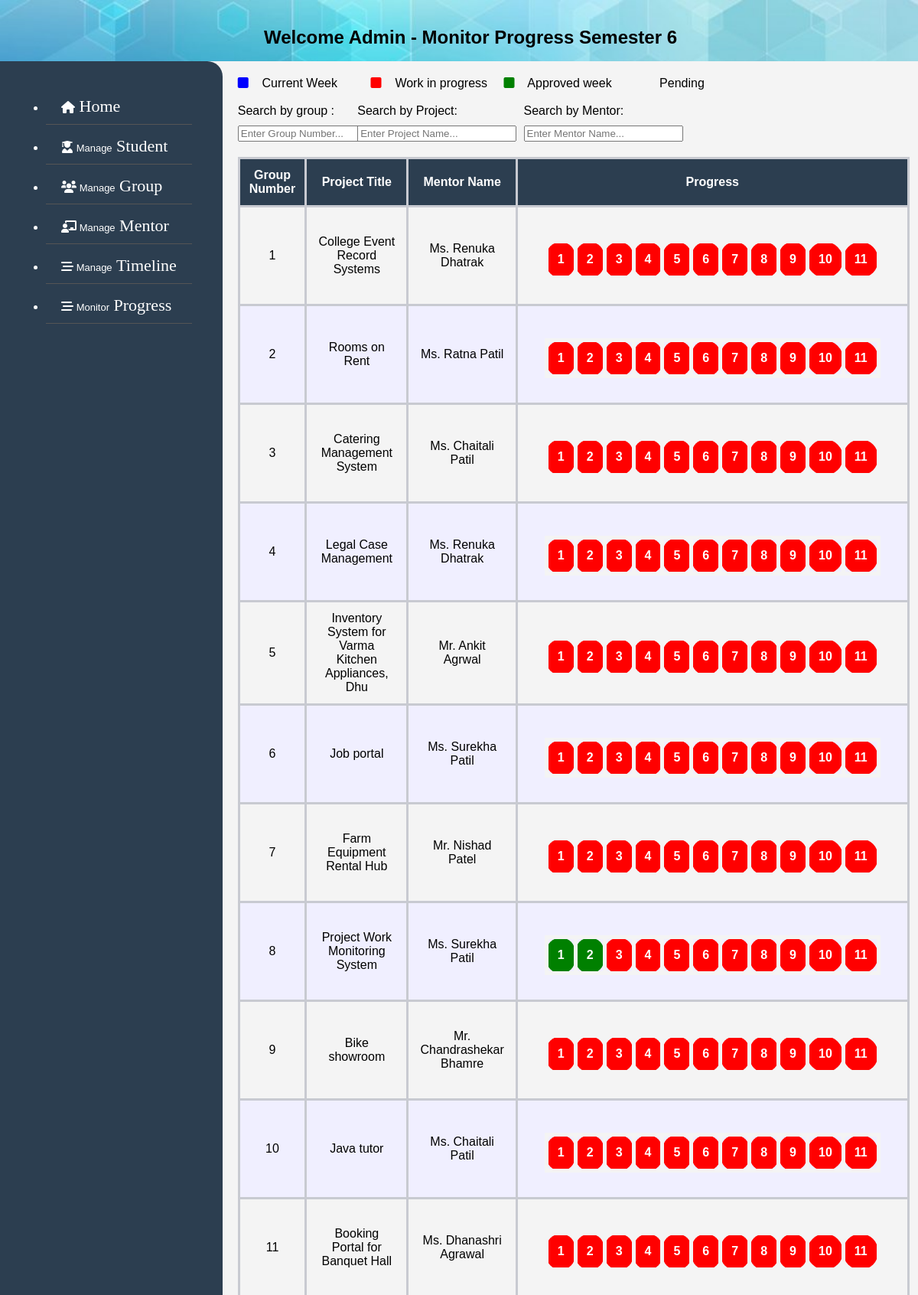
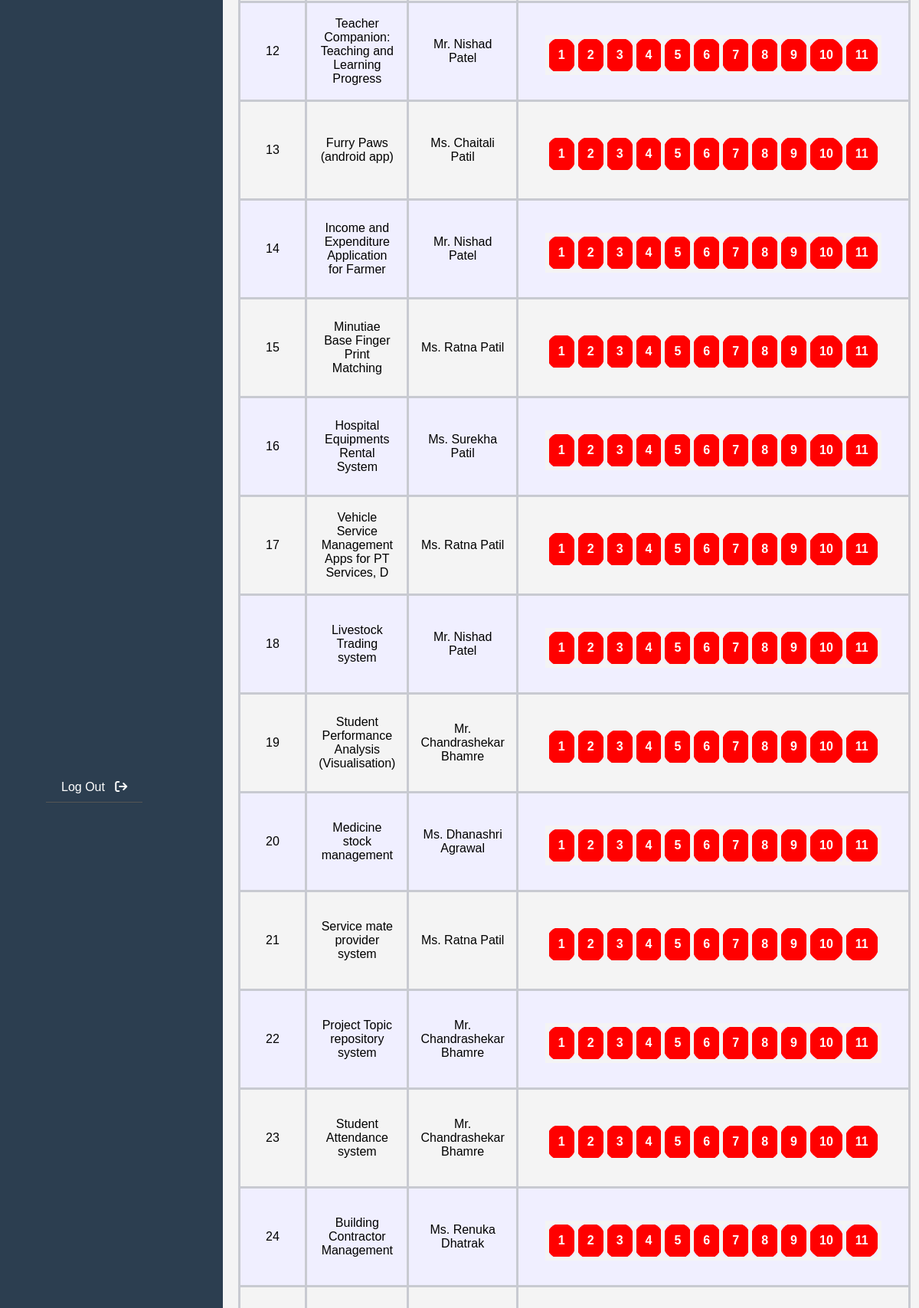
The app's page /Admin/monitorprogress6.php?year=2023 (upper part) with its own data (2 pictures, top to bottom).
### tables this page shows
CREATE TABLE `grouptable` (
  `id` int(11) NOT NULL,
  `groupno` int(4) NOT NULL,
  `mentorid` int(4) NOT NULL,
  `projecttitle` varchar(50) NOT NULL,
  `projectdetail` varchar(255) NOT NULL,
  `sponsershipname` varchar(50) NOT NULL,
  `sponsershipdetail` varchar(255) NOT NULL,
  `year` varchar(4) NOT NULL
);

CREATE TABLE `mentor` (
  `id` int(4) NOT NULL,
  `firstname` varchar(25) NOT NULL,
  `lastname` varchar(25) NOT NULL,
  `mobileno` varchar(10) NOT NULL,
  `email` varchar(50) NOT NULL,
  `gender` varchar(6) NOT NULL,
  `password` varchar(12) NOT NULL,
  `status` varchar(6) NOT NULL
);

CREATE TABLE `timeline` (
  `id` int(11) NOT NULL,
  `weeknumber` int(4) NOT NULL,
  `startdate` date NOT NULL,
  `enddate` date NOT NULL,
  `activityplan` varchar(255) NOT NULL,
  `semester` varchar(1) NOT NULL,
  `year` varchar(4) NOT NULL
);

### Admin/monitorprogress6.php (the view, shortened to what this page needs)
<!DOCTYPE html>
<html lang="en">
<head>
    <link rel="stylesheet" href="https://cdnjs.cloudflare.com/ajax/libs/font-awesome/6.0.0-beta3/css/all.min.css" />
</head>
<?php
include "config.php";
$year = $_GET['year'];
$selectGroupQuery = "SELECT * FROM `grouptable` where year=$year ORDER BY groupno ASC";
$groupsResult = mysqli_query($con, $selectGroupQuery);
$year = $_GET['year'];
?>
<body>
    <header>
        <h2> Welcome Admin - Monitor Progress Semester 6</h2>
    </header>
    <div id="container">
        <div id="sidebar">
            <div id="menu">
                <ul>
                    <li><a href="newhome.php?year=<?php echo $year; ?>"><i class="fas fa-home"></i><span
                                style="font-size:22px;font-family: 'cursive';">&nbsp;Home</span></a></li>
                    <li><a><i class="fas fa-user-graduate"></i><span style="font-size:13px;"> Manage</span><span
                                style="font-size:22px;font-family: 'cursive';">&nbsp;Student</span></a>
                    </li>
                    <li><a href="groupmanagement.php?year=<?php echo $year; ?>"><i class="fas fa-users"></i><span
                                style="font-size:13px;"> Manage</span><span
                                style="font-size:22px;font-family: 'cursive';">&nbsp;Group</span></a></li>
                    <li><a href="menmanagement.php?year=<?php echo $year; ?>"><i
                                class="fas fa-chalkboard-teacher"></i><span style="font-size:13px;"> Manage</span><span
                                style="font-size:22px;font-family: 'cursive';">&nbsp;Mentor</a></li>
                    <li><a><i class="fas fa-stream"></i><span style="font-size:13px;"> Manage</span><span
                                style="font-size:22px;font-family: 'cursive';">&nbsp;Timeline</span></a>
                    </li>
                    <li><a><i class="fas fa-stream"></i><span style="font-size:13px;"> Monitor</span><span
                                style="font-size:22px;font-family: 'cursive';">&nbsp;Progress</span></a>
                    </li>
                </ul>
            </div>
            <br><br><br><br><br><br>
            <div id="menu">
                <ul style="  list-style-type: none;">
                    <li><a href="../index.php?year=<?php echo $year; ?>">Log Out&nbsp;&nbsp;&nbsp;<i
                                class="fas fa-sign-out"></i></a></li>
                </ul>
            </div>
        </div>
        <div id="content">
            <div style="display:flex;width:100%">
                <div style="width:20%">
                    <span><i class="fa-solid fa-square" style="color:blue"></i>&nbsp;&nbsp;&nbsp; Current
                        Week</span>
                </div>
                <div style="width:20%">
                    <span><i class="fa-solid fa-square" style="color:red"></i>&nbsp;&nbsp;&nbsp; Work in
                        progress</span>
                </div>
                <div style="width:20%">
                    <span><i class="fa-solid fa-square" style="color:green"></i>&nbsp;&nbsp;&nbsp; Approved
                        week</span>
                </div>
                <div style="width:20%">
                    <span><i class="fa-square" style="color:black"></i>&nbsp;&nbsp;&nbsp; Pending</span>
                </div>
            </div>
            <br>
            <div style="display:flex;width:100%">
                <div style="width:18%">
                    <label>Search by group : </label>
                    <input type="text" id="nametosearchgr" name="nametosearchgr" placeholder="Enter Group Number..."
                        style="width:150px;margin-top:10px">
                </div>
                <div style="width:25%">
                    <label>Search by Project: </label>
                    <input type="text" id="nametosearch" name="nametosearch" placeholder="Enter Project Name..."
                        style="width:200px;margin-top:10px">
                </div>
                <div style="width:25%">
                    <label>Search by Mentor: </label>
                    <input type="text" id="nametosearchstud" name="nametosearchstud" placeholder="Enter Mentor Name..."
                        style="width:200px;margin-top:10px">
                </div>
            </div>
            <table id="groupTable">
                <thead>
                    <tr>
                        <th style="width:0" id="th">Group Number</th>
                        <th style="width:0" id="th">Project Title</th>
                        <th style="width:0" id="th">Mentor Name</th>
                        <th id="th">Progress</th>
                    </tr>
                </thead>
                <tbody>
                    <?php while ($group = mysqli_fetch_assoc($groupsResult)) {
                              ?>
                    <tr>
                        <td><?php echo $group['groupno']; ?></td>
                        <td><?php
                                                if($group['projecttitle']){
                                                echo $group['projecttitle'];
                                                }
                                                else{
                                                    ?>
                            <a href="addproject.php?year=<?php echo $year ?>&g_id=<?php echo $group['id']; ?>">Add
                                Project Details</a>
                            <?php
                                                }?>
                        </td>
                        <td class="mentor-name"><?php
                                            $groupNo=$group['groupno'];
                                            if($group['mentorid'] == 0)
                                            {  ?>
                            <a href="assignmentor.php?g_id=<?php echo $group['groupno']; ?>&year=<?php echo $year; ?>">assign
                                mentor</a>
                            <?php
                                            }
                                            else{
                                                $gmen=$group['mentorid'];
                                                $selectMentorQuery = "SELECT * FROM mentor where id =  $gmen ";
                                                $mentorsResult = mysqli_query($con, $selectMentorQuery);
                                                while ($menn = mysqli_fetch_assoc($mentorsResult))
                                                 {
                                                    $mgen=$menn['gender'];
                                                    if($mgen=='male')
                                                    {
                                                        echo 'Mr.';echo ' ';
                                                    }else{
                                                        echo 'Ms.';echo ' ';
                                                    }
                                                        echo $menn['firstname']; echo ' '; echo $menn['lastname'] ;
                                                  }
                                               } ?>
                        </td>
                        <td>
                            <div style="padding:20px;">
                                <div>
                                    <div>
                                        <table>
                                            <tr>
                                                <?php
                                $selectWeekQuery = "SELECT * FROM `timeline` where year=$year AND semester=6 ORDER BY weeknumber ASC";
                                $weeksResult = mysqli_query($con, $selectWeekQuery);
                                while ($week = mysqli_fetch_assoc($weeksResult)) {
                                    $currentDate = date('Y-m-d');
                                    $startDate = $week['startdate'];
                                    $endDate = $week['enddate'];
                                    $wNumber = $week['weeknumber'];
                                    $id = $week['id'];
                                    $selectddateQuery = "SELECT
            DATE_FORMAT(startdate, '%d/%m/%Y') AS formatted_startdate,
            DATE_FORMAT(enddate, '%d/%m/%Y') AS formatted_enddate
            FROM timeline where id=$id";
                                    $date = mysqli_query($con, $selectddateQuery);
                                    $row1 = mysqli_fetch_assoc($date);
                                    $sDate = $row1['formatted_startdate'];
                                    $eDate = $row1['formatted_enddate'];
                                    if ($currentDate >= $startDate && $currentDate <= $endDate) {
                                        $selectCoQuery = "SELECT * FROM `groupwork` where year=$year AND semester=6 AND groupno=$groupNo AND weeknumber=$wNumber ORDER BY weeknumber ASC";
                                        $CoResult = mysqli_query($con, $selectCoQuery);
                                        if (mysqli_num_rows($CoResult) > 0) {
                                            ?>
                                                <th style="background-color:green;" class="week-th"
                                                    data-week="<?php echo $wNumber; ?>"
                                                    data-details="Week <?php echo $wNumber; ?> Details"
                                                    data-startdate="<?php echo $sDate; ?>"
                                                    data-enddate="<?php echo $eDate; ?>"
                                                    data-activityplan="<?php echo $week['activityplan']; ?>""><?php echo $wNumber; ?></th><?php
                                        } else {
                                            ?><th style=" background-color:blue;border-right:1px solid black;"
                                                    class="week-th" data-week="<?php echo $wNumber; ?>"
                                                    data-details="Week <?php echo $wNumber; ?> Details"
                                                    data-startdate="<?php echo $sDate; ?>"
                                                    data-enddate="<?php echo $eDate; ?>"
                                                    data-activityplan="<?php echo $week['activityplan']; ?>">
                                                    <?php echo $wNumber; ?>
                                                </th>
                                                <?php
                                        }
                                    } elseif ($currentDate > $endDate) {
                                        $selectCoQuery = "SELECT * FROM `groupwork` where year=$year AND semester=6 AND groupno=$groupNo AND weeknumber=$wNumber ORDER BY weeknumber ASC";
                                        $CoResult = mysqli_query($con, $selectCoQuery);
                                        if (mysqli_num_rows($CoResult) > 0) {
                                            ?>
                                                <th style="background-color:green;" class="week-th"
                                                    data-week="<?php echo $wNumber; ?>"
                                                    data-details="Week <?php echo $wNumber; ?> Details"
                                                    data-startdate="<?php echo $sDate; ?>"
                                                    data-enddate="<?php echo $eDate; ?>"
                                                    data-activityplan="<?php echo $week['activityplan']; ?>">
                                                    <?php echo $wNumber; ?>
                                                </th>
                                                <?php
                                        } else {
                                            ?>
                                                <th style="background-color:red;" class="week-th"
                                                    data-week="<?php echo $wNumber; ?>"
                                                    data-details="Week <?php echo $wNumber; ?> Details"
                                                    data-startdate="<?php echo $sDate; ?>"
                                                    data-enddate="<?php echo $eDate; ?>"
                                                    data-activityplan="<?php echo $week['activityplan']; ?>">
                                                    <?php echo $wNumber; ?>
                                                </th>
                                                <?php
                                        }
                                    }
                                } ?>
                                            </tr>
                                        </table>
                                    </div>
                        </td>
                    </tr>
                    <?php } ?>
                </tbody>
            </table>
        </div>
    </div>
</body>
</html>

### Admin/monitorprogress6.php (style rules this page uses)
body { font-family: 'Arial', sans-serif; margin: 0; padding: 0; background-color: #f4f4f4; overflow: hidden; }
header { background-color: #dbdbdb; color: #000000; padding: 15px; text-align: center; width: 100%; height: 50px; background-image: url('../images/header.jpg'); background-size: cover; background-repeat: no-repeat; }
#container { display: flex; height: 100vh; }
#content { background-repeat: no-repeat; background-size: 200px; background-position: center; flex-grow: 1; padding: 20px; height: 100%; overflow-x: auto; }
#groupTable { width: 100%; border-collapse: collapse; margin-top: 20px; margin-bottom: 150px; }
#groupTable tr:nth-child(even) { background-color: #f0efff; }
td { padding-top: 12px; padding-left: 15px; padding-right: 15px; padding-bottom: 12px; border: 3px solid #c8cad1; text-align: center; }
table { height: auto; width: auto; max-width: 100%; border-collapse: collapse; margin-top: 10px; }
#th { border: 3px solid #c8cad1; text-align: center; border-radius: 0px; background-color: #2c3e50; color: #fff; }
th { width: 30px; padding: 12px; border: 5px solid #f4f4f4; text-align: center; background-color: #ffffff; color: #fff; border-radius: 30px; }
#sidebar { width: max-content; background-color: #2c3e50; color: #fff; padding: 20px; box-sizing: border-box; display: flex; flex-direction: column; border-top-right-radius: 20px; }
#menu { flex-grow: 1; width: max-content; margin-left: 40px; margin-right: 20px; }
#menu ul { padding-left: 0; }
#menu li { position: relative; }
#menu a { display: block; color: #fff; text-decoration: none; padding: 10px 20px; margin-bottom: 5px; border-bottom: 1px solid #555; text-align: left; }

### records on screen
grouptable: groupno "1", projecttitle "College Event Record Systems"
mentor: gender "Ms.", firstname "Renuka", lastname "Dhatrak"
timeline: weeknumber "1"
timeline: weeknumber "2"
timeline: weeknumber "3"
timeline: weeknumber "4"
timeline: weeknumber "5"
timeline: weeknumber "6"
timeline: weeknumber "7"
timeline: weeknumber "8"
timeline: weeknumber "9"
timeline: weeknumber "10"
timeline: weeknumber "11"
grouptable: groupno "2", projecttitle "Rooms on Rent"
mentor: gender "Ms.", firstname "Ratna", lastname "Patil"
grouptable: groupno "3", projecttitle "Catering Management System"
mentor: gender "Ms.", firstname "Chaitali", lastname "Patil"
grouptable: groupno "4", projecttitle "Legal Case Management"
grouptable: groupno "5", projecttitle "Inventory System for Varma Kitchen Appliances, Dhu"
mentor: gender "Mr.", firstname "Ankit", lastname "Agrwal"
grouptable: groupno "6", projecttitle "Job portal"
mentor: gender "Ms.", firstname "Surekha", lastname "Patil"
grouptable: groupno "7", projecttitle "Farm Equipment Rental Hub"
mentor: gender "Mr.", firstname "Nishad", lastname "Patel"
grouptable: groupno "8", projecttitle "Project Work Monitoring System"
grouptable: groupno "9", projecttitle "Bike showroom"
mentor: gender "Mr.", firstname "Chandrashekar", lastname "Bhamre"
grouptable: groupno "10", projecttitle "Java tutor"
grouptable: groupno "11", projecttitle "Booking Portal for Banquet Hall"
mentor: gender "Ms.", firstname "Dhanashri", lastname "Agrawal"
grouptable: groupno "12", projecttitle "Teacher Companion: Teaching and Learning Progress"
grouptable: groupno "13", projecttitle "Furry Paws (android app)"
grouptable: groupno "14", projecttitle "Income and Expenditure Application for Farmer"
grouptable: groupno "15", projecttitle "Minutiae Base Finger Print Matching"
grouptable: groupno "16", projecttitle "Hospital Equipments Rental System"
grouptable: groupno "17", projecttitle "Vehicle Service Management Apps for PT Services, D"
grouptable: groupno "18", projecttitle "Livestock Trading system"
grouptable: groupno "19", projecttitle "Student Performance Analysis (Visualisation)"
grouptable: groupno "20", projecttitle "Medicine stock management"
grouptable: groupno "21", projecttitle "Service mate provider system"
grouptable: groupno "22", projecttitle "Project Topic repository system"
grouptable: groupno "23", projecttitle "Student Attendance system"
grouptable: groupno "24", projecttitle "Building Contractor Management"
